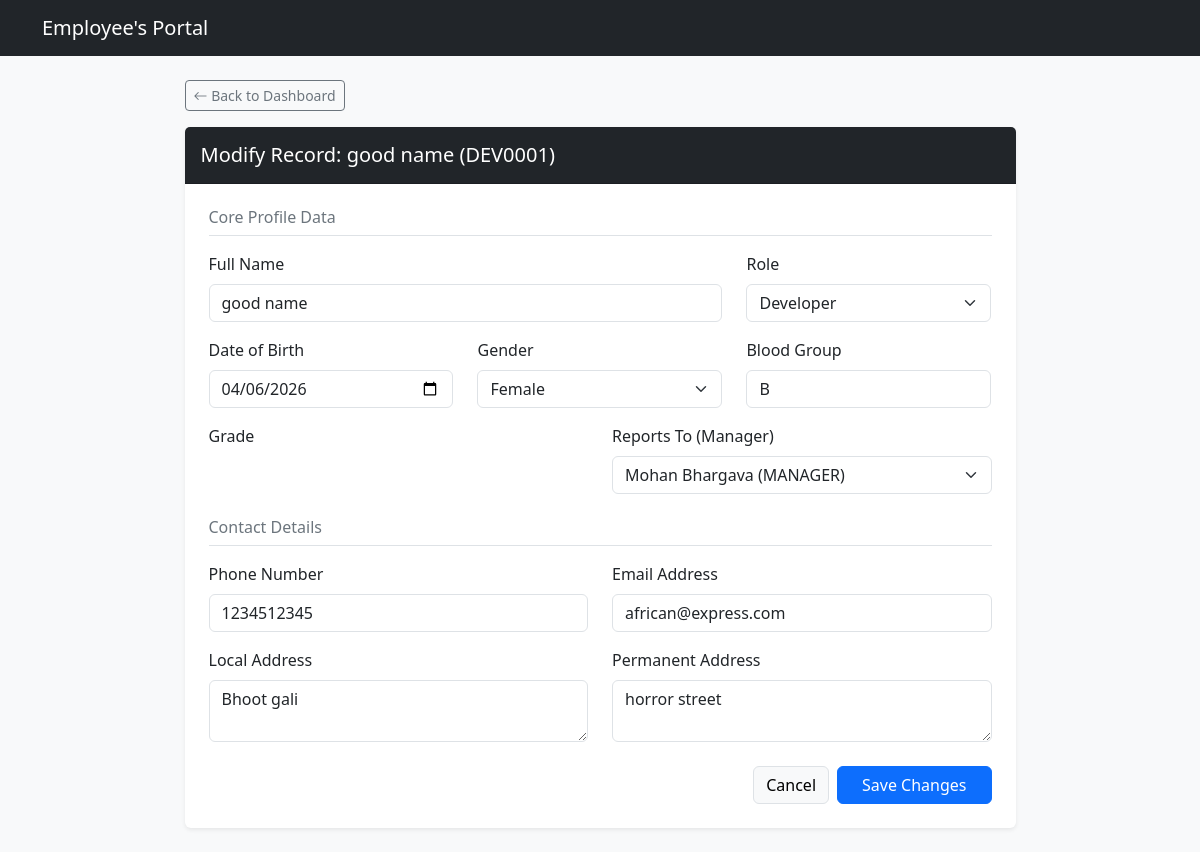
The page /admin-panel/edit/DEV0001/ (signed in) on the database its author committed.
### accounts/models.py (models this page shows, shortened)
class EmployeeInfo(models.Model):
    class RoleChoices(models.TextChoices):
        ADMIN = 'ADMIN', 'Admin'
        MANAGER = 'MANAGER', 'Manager'
        DEVELOPER = 'DEVELOPER', 'Developer'
    class GenderChoices(models.TextChoices):
        MALE = 'M', 'Male'
        FEMALE = 'F', 'Female'
        OTHER = 'O', 'Other'
    user = models.OneToOneField(User, on_delete=models.CASCADE, related_name='employee_profile')
    employee_id = models.CharField(max_length=20, unique=True, blank=True)
    name = models.CharField(max_length=100)
    role = models.CharField(max_length=20, choices=RoleChoices.choices, default=RoleChoices.DEVELOPER)
    dob = models.DateField(verbose_name="Date of Birth")
    gender = models.CharField(max_length=1, choices=GenderChoices.choices)
    blood_group = models.CharField(max_length=5)
    manager = models.ForeignKey(
        'self',
        null=True,
        blank=True,
        on_delete=models.SET_NULL,
        related_name='subordinates'
    )
    def __str__(self):
        return f"{self.name} ({self.role})"

class ContactInfo(models.Model):
    employee = models.OneToOneField(
        EmployeeInfo,
        on_delete=models.CASCADE,
        related_name='contact_profile'
    )
    phone_number = models.CharField(max_length=15)
    email_address = models.EmailField(unique=True)
    local_address = models.TextField()
    permanent_address = models.TextField()

### accounts/views.py (the view)
# urls.py: path('admin-panel/edit/<str:employee_id>/', views.admin_edit_employee, name='admin_edit_employee'),
@login_required
def admin_edit_employee(request, employee_id):
    if request.user.employee_profile.role != 'ADMIN':
        messages.error(request, "Unauthorized access.")
        return redirect('dashboard')
    employee = get_object_or_404(EmployeeInfo, employee_id=employee_id)
    contact, created = ContactInfo.objects.get_or_create(employee=employee)
    if request.method == 'POST':
        form = AdminEmployeeUpdateForm(request.POST, instance=employee)
        if form.is_valid():
            with transaction.atomic():
                updated_employee = form.save()
                contact.phone_number = form.cleaned_data['phone_number']
                contact.email_address = form.cleaned_data['email_address']
                contact.local_address = form.cleaned_data['local_address']
                contact.permanent_address = form.cleaned_data['permanent_address']
                contact.save()
            messages.success(request, f"Profile for {employee.name} updated successfully.")
            return redirect('admin_dashboard')
    else:
        initial_data = {
            'phone_number': contact.phone_number,
            'email_address': contact.email_address,
            'local_address': contact.local_address,
            'permanent_address': contact.permanent_address,
        }
        form = AdminEmployeeUpdateForm(instance=employee, initial=initial_data)
    return render(request, 'accounts/admin_edit_employee.html', {'form': form, 'employee': employee})

### accounts/templates/accounts/admin_edit_employee.html (shortened to what this page needs)
{% extends 'accounts/adminbase.html' %}
{% block content %}
<div class="row justify-content-center my-4">
    <div class="col-md-9">
        <div class="mb-3">
            <a href="{% url 'admin_dashboard' %}" class="btn btn-sm btn-outline-secondary"><i
                    class="bi bi-arrow-left"></i> Back to Dashboard</a>
        </div>
        <div class="card shadow-sm border-0">
            <div class="card-header bg-dark text-white py-3">
                <h5 class="mb-0">Modify Record: {{ employee.name }} ({{ employee.employee_id }})</h5>
            </div>
            <div class="card-body p-4">
                <form method="POST">
                    <h6 class="text-secondary border-bottom pb-2 mb-3">Core Profile Data</h6>
                    <div class="row mb-3">
                        <div class="col-md-8"><label class="form-label">Full Name</label>{{ form.name }}</div>
                        <div class="col-md-4"><label class="form-label">Role</label>{{ form.role }}</div>
                    </div>
                    <div class="row mb-3">
                        <div class="col-md-4"><label class="form-label">Date of Birth</label>{{ form.dob }}</div>
                        <div class="col-md-4"><label class="form-label">Gender</label>{{ form.gender }}</div>
                        <div class="col-md-4"><label class="form-label">Blood Group</label>{{ form.blood_group }}</div>
                    </div>
                    <div class="row mb-4">
                        <div class="col-md-6"><label class="form-label">Grade</label>{{ form.grade }}</div>
                        <div class="col-md-6"><label class="form-label">Reports To (Manager)</label>{{ form.manager }}
                        </div>
                    </div>
                    <h6 class="text-secondary border-bottom pb-2 mb-3">Contact Details</h6>
                    <div class="row mb-3">
                        <div class="col-md-6"><label class="form-label">Phone Number</label>{{ form.phone_number }}
                        </div>
                        <div class="col-md-6"><label class="form-label">Email Address</label>{{ form.email_address }}
                        </div>
                    </div>
                    <div class="row mb-4">
                        <div class="col-md-6"><label class="form-label">Local Address</label>{{ form.local_address }}
                        </div>
                        <div class="col-md-6"><label class="form-label">Permanent Address</label>{{form.permanent_address }}</div>
                    </div>
                    <div class="d-flex gap-2 justify-content-end">
                        <a href="{% url 'admin_dashboard' %}" class="btn btn-light border">Cancel</a>
                        <button type="submit" class="btn btn-primary px-4">Save Changes</button>
                    </div>
                </form>
            </div>
        </div>
    </div>
</div>
{% endblock %}

### rows shown on the page
EmployeeInfo: name "good name", employee_id "DEV0001", role "Developer", dob "04/06/2026", gender "Female", blood_group "B", manager "Mohan Bhargava (MANAGER)"
ContactInfo: phone_number "1234512345", email_address "african@express.com", local_address "Bhoot gali", permanent_address "horror street"
